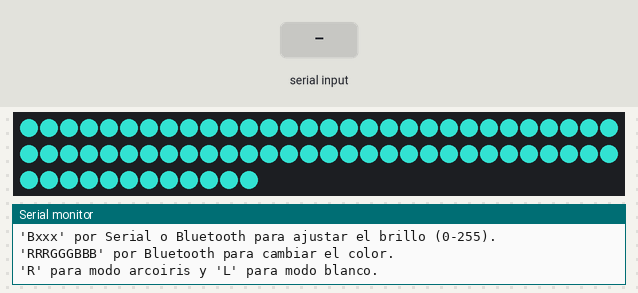
A sketch run on a simulated Arduino Uno, built with avr-gcc and run on an emulated ATmega328P. Shown: 72 RGB LEDs in strip order, left to right, continuing on the next row, the last lines printed to the serial monitor. Inputs (shaded band) come from the test bench. Dim RGB values are drawn brighter than linear; the strip is taken to match the declared colour order.

Above: at 1.3 s.
1.4 s: "R\n" received over Serial
At 1.56 s:
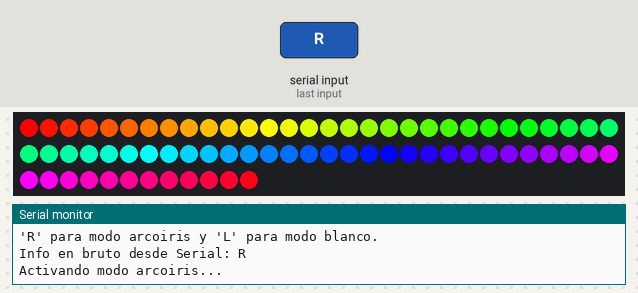
3.8 s: "L\n" received over the second serial link
At 6.5 s:
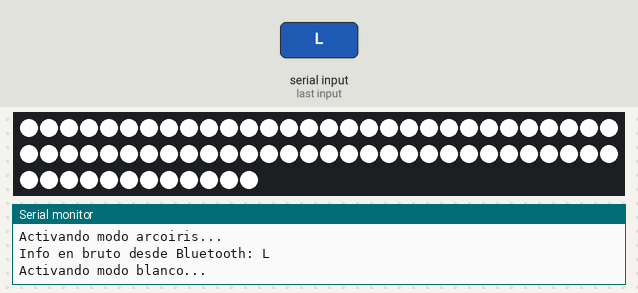
6.8 s: "90,45,200\n" received over Serial
At 7.4 s:
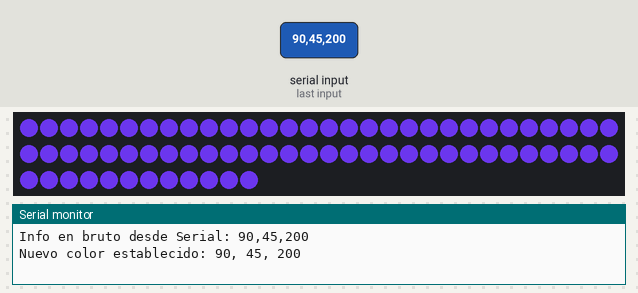
8.3 s: "30,150,10\n" received over the second serial link
At 9.5 s:
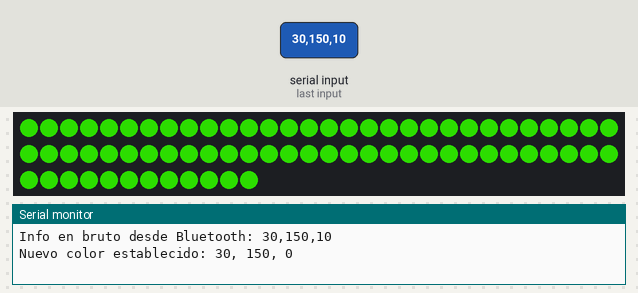
9.8 s: "B,45\n" received over Serial
At 10.3 s:
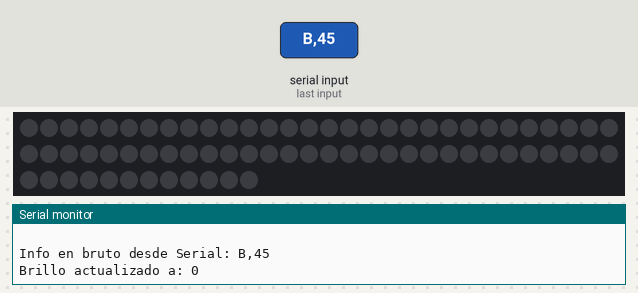
Timing chart, 0 to 12.8 s (numbered marks = the images above; inputs shaded):
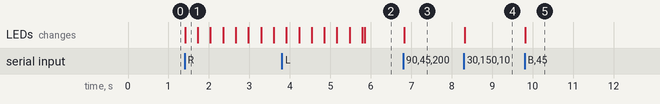

The sketch:

Lampara_Neopixel_V1.ino
```cpp
#include <Adafruit_NeoPixel.h>
#include <SoftwareSerial.h>
// Configuración de la tira NeoPixel
#define NEOPIXEL_PIN 6      // Pin de datos conectado a la tira
#define NUMPIXELS 72         // Número total de LEDs en la tira

// Configuración de SoftwareSerial para el módulo Bluetooth
#define BT_RX_PIN 2         // Conecta al pin TX del módulo Bluetooth
#define BT_TX_PIN 3         // Conecta al pin RX del módulo Bluetooth

// Inicializa SoftwareSerial (Bluetooth)
SoftwareSerial BTSerial(BT_RX_PIN, BT_TX_PIN); // (RX, TX)

// Inicializa la tira NeoPixel (parámetro: número de pixeles, pin de datos, tipo de LED)
Adafruit_NeoPixel strip = Adafruit_NeoPixel(NUMPIXELS, NEOPIXEL_PIN, NEO_RGB + NEO_KHZ400);

void setup() {
  // Inicializa el puerto serial de hardware para depuración
  Serial.begin(9600);

  // Inicializa el puerto de SoftwareSerial para Bluetooth
  BTSerial.begin(9600);

  // Inicializa la tira NeoPixel
  strip.begin();
  strip.show();  // Asegura que todos los LEDs estén apagados inicialmente

  // Establece el color predeterminado (37, 166, 154)
  setColor(37, 166, 154);

  // Establece un brillo por defecto (por ejemplo, máximo 255)
  strip.setBrightness(255);

  Serial.println("Sistema iniciado. Envía:");
  Serial.println("'Bxxx' por Serial o Bluetooth para ajustar el brillo (0-255).");
  Serial.println("'RRRGGGBBB' por Bluetooth para cambiar el color.");
  Serial.println("'R' para modo arcoiris y 'L' para modo blanco.");
}

void loop() {
  // --- Control de comandos vía Bluetooth (SoftwareSerial) ---
  if (BTSerial.available()) {
    String command = BTSerial.readStringUntil('\n');
    Serial.print("Info en bruto desde Bluetooth: ");
    Serial.println(command);

    command.trim();

    processCommand(command);
  }

  // --- Control de comandos vía puerto Serial (depuración) ---
  if (Serial.available()) {
    String dbgCommand = Serial.readStringUntil('\n');
    dbgCommand.trim();

    Serial.print("Info en bruto desde Serial: ");
    Serial.println(dbgCommand);

    processCommand(dbgCommand);
  }
}

// Función para procesar comandos de brillo, color, modo arcoiris y modo blanco
void processCommand(String command) {
  // Control de brillo
  if (command.startsWith("B") || command.startsWith("b")) {
    int brillo = command.substring(1).toInt();
    if (brillo < 0) {
      brillo = 0;
    } else if (brillo > 255) {
      brillo = 255;
    }

    strip.setBrightness(brillo);
    strip.show();  // Aplica la modificación de brillo re-renderizando los colores actuales
    Serial.print("Brillo actualizado a: ");
    Serial.println(brillo);
  }
  // Control de modo arcoiris
  else if (command.equalsIgnoreCase("R")) {
    Serial.println("Activando modo arcoiris...");
    rainbowMode();
  }
  // Control de modo blanco
  else if (command.equalsIgnoreCase("L")) {
    Serial.println("Activando modo blanco...");
    setColor(255, 255, 255); // Blanco puro
  }
  // Control de color específico
  else if (command.length() == 9) {
    // Extrae los valores de color de la cadena
    int redValue   = command.substring(0, 3).toInt();
    int greenValue = command.substring(3, 6).toInt();
    int blueValue  = command.substring(6, 9).toInt();

    // Actualiza el color de todos los LEDs en la tira
    setColor(redValue, greenValue, blueValue);

    // Envía datos al monitor serie para depuración
    Serial.print("Nuevo color establecido: ");
    Serial.print(redValue);
    Serial.print(", ");
    Serial.print(greenValue);
    Serial.print(", ");
    Serial.println(blueValue);
    Serial.println(" ");
  }
  else {
    Serial.println("Comando no reconocido.");
  }
}

// Función para actualizar el color de cada LED en la tira
void setColor(int red, int green, int blue) {
  for (int i = 0; i < NUMPIXELS; i++) {
    strip.setPixelColor(i, strip.Color(red, green, blue));
  }
  strip.show();
}

// Función para activar el modo arcoiris
void rainbowMode() {
  for (int j = 0; j < 256; j++) { // Ciclo completo del arcoiris (256 pasos)
    for (int i = 0; i < NUMPIXELS; i++) {
      int pixelHue = (i * 256 / NUMPIXELS + j) & 255; // Calcula el color basado en el índice y el paso
      strip.setPixelColor(i, strip.ColorHSV(pixelHue * 65536 / 256)); // Convierte a color HSV
    }
    strip.show();
    delay(10); // Controla la velocidad del arcoiris
  }
}
```

Measured:
- after the input at 1.4 s, the LEDs: change at once (image 1)
- after the input at 6.8 s, the LEDs: change at once (image 3)
- after the input at 8.3 s, the LEDs: change at once (image 4)
- after the input at 9.8 s, the LEDs: change at once (image 5)
